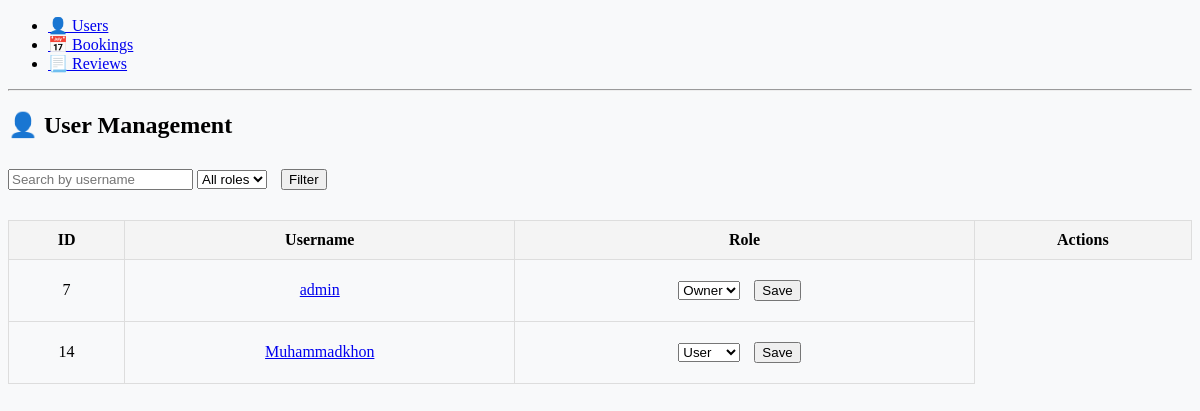
Page /admin_panel/users/ (signed in) on the committed database.
### users/models.py (models this page shows, shortened)
class CustomUser(AbstractUser):
    ROLE_CHOICES = [
        ("user", "User"),
        ("owner", "Owner"),
    ]
    role = models.CharField(max_length=10, choices=ROLE_CHOICES, default="user")
    is_owner = models.BooleanField(default=False)
    email = models.EmailField(unique=True, blank=False)
    is_active = models.BooleanField(default=False)
    phone_number = models.CharField(max_length=15, unique=True, null=True, blank=True)
    password = models.CharField(max_length=100)

### admin_panel/decorators.py (the view)
    def wrapper(request, *args, **kwargs):
        if not request.user.is_authenticated or not request.user.is_owner:
            return HttpResponseForbidden("Access denied")
        return view_func(request, *args, **kwargs)

### admin_panel/views.py (called while the page is built)
@login_required
@owner_required
def manage_users(request):
    users = CustomUser.objects.all()
    username_query = request.GET.get('username', '').strip()
    role_query = request.GET.get('role', '')
    if username_query:
        users = users.filter(username__icontains=username_query)
    if role_query:
        users = users.filter(role=role_query)
    return render(request, 'manage_users.html', {'users': users})

### admin_panel/templates/manage_users.html (shortened to what this page needs)
{% extends "base.html" %}
{% block content %}
<h2>👤 User Management</h2>
<form method="GET">
    <input type="text" name="username" placeholder="Search by username" value="{{ request.GET.username }}">
    <select name="role">
        <option value="">All roles</option>
    </select>
    <button type="submit">Filter</button>
</form>
<table>
    <thead>
        <tr>
            <th>ID</th>
            <th>Username</th>
            <th>Role</th>
            <th>Actions</th>
        </tr>
    </thead>
    <tbody>
        {% for user in users %}
        <tr>
            <td>{{ user.id }}</td>
            <td>
            <a href="{% url 'user_detail' user.id %}">{{ user.username }}</a>
            </td>
            <td>
                <form method="POST" action="{% url 'update_user_role' user.id %}">
                    <select name="role">
                        <option value="user" {% if not user.is_owner %}selected{% endif %}>User</option>
                        <option value="owner" {% if user.is_owner %}selected{% endif %}>Owner</option>
                    </select>
                    <button type="submit">Save</button>
                </form>
            </td>
        </tr>
        {% empty %}
        <tr>
            <td colspan="4">No users found</td>
        </tr>
        {% endfor %}
    </tbody>
</table>
{% endblock %}

### admin_panel/static/admin_panel/styles.css (style rules this page uses)
body { background-color: #f8f9fa; }
table { width: 100%; border-collapse: collapse; margin-top: 20px; }
th, td { padding: 10px; border: 1px solid #ddd; text-align: center; }
th { background-color: #f4f4f4; }
button { margin: 10px; }

### rows in the picture
CustomUser: id "7", username "admin", role "Owner"
CustomUser: id "14", username "Muhammadkhon", role "User"
